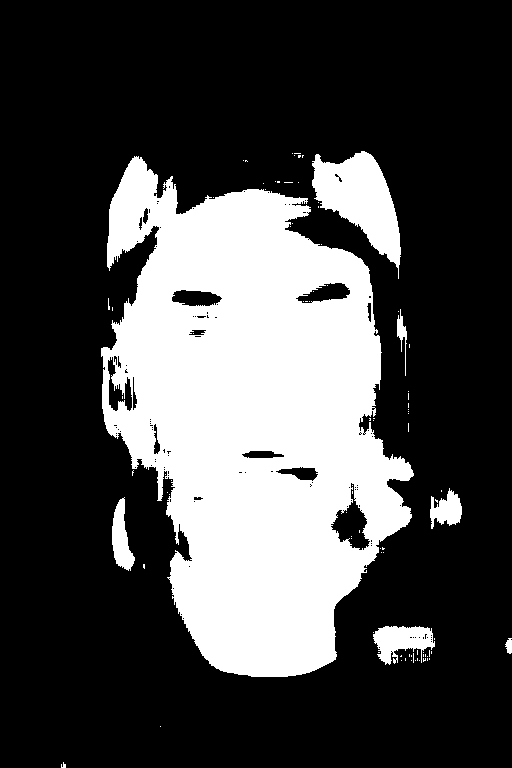
#> input picture Generate_Jaccard/Req_1_Early_Stopping/278.jpg, 512 x 768 px, found by its file name
$ python skinSegmentation_val.py   (Python 2 division)
#> lines starting #> are read from the running program, lines starting #| are printed output that depends on the picture; after the words box and inside, x2 and y2 are one past the last pixel; in counts of white or black regions, pixels touching at a corner belong together; long printed decimals are rounded
#!/usr/bin/env python
# coding=utf-8
import os
import numpy as np
import cv2 as cv

def data(directory):
  (db, Folders, img) = os.walk(directory).next()
  if(os.listdir(directory) == []):
      print('There is no image\n')
      exit(-1)
  else:
      return img

def segmentation(img,name,gt):
    ## Watershed transformation
    gray = cv.cvtColor(img,cv.COLOR_RGB2GRAY)
    ret, thresh = cv.threshold(gray,0,255,cv.THRESH_BINARY+cv.THRESH_OTSU)

    if thresh[364][256] == 0 and thresh[354][256] == 0 and thresh[374][256] == 0:
        ret, thresh = cv.threshold(gray,0,255,cv.THRESH_BINARY_INV+cv.THRESH_OTSU)
    # noise removal
    kernel = np.ones((3,3),np.uint8)
    opening = cv.morphologyEx(thresh,cv.MORPH_OPEN,kernel, iterations = 2)
    # sure background area
    sure_bg = cv.dilate(opening,kernel,iterations=3)
    # Finding sure foreground area
    dist_transform = cv.distanceTransform(opening,cv.DIST_L2,5)
    ret, sure_fg = cv.threshold(dist_transform,0.9*dist_transform.max(),255,0)
    # Finding unknown region
    sure_fg = np.uint8(sure_fg)
    unknown = cv.subtract(sure_bg,sure_fg)
    cv.imshow('skin',unknown)
    cv.waitKey(1000)
    cv.destroyAllWindows()
    ## BAckground removal
    if(jaccard(unknown,gt) < 50):
        mask = np.zeros(img.shape[:2],np.uint8)
        bgdModel = np.zeros((1,65),np.float64)
        fgdModel = np.zeros((1,65),np.float64)
        rect = (40,40,400,600)
        cv.grabCut(img,mask,rect,bgdModel,fgdModel,5,cv.GC_INIT_WITH_RECT)
        mask2 = np.where((mask==2)|(mask==0),0,1).astype('uint8')
        img = img*mask2[:,:,np.newaxis]
        gray = cv.cvtColor(img,cv.COLOR_RGB2GRAY)
        ret, img = cv.threshold(gray,0,255,cv.THRESH_BINARY+cv.THRESH_OTSU)

        cv.imshow('skin',img)
        cv.waitKey(1000)
        cv.destroyAllWindows()

        result = cv.bitwise_and(img,unknown, mask=None)
        cv.imshow('skin',result)
        cv.waitKey(1000)
        cv.destroyAllWindows()
        if(not os.walk('SkinDataset/ORI/Luv/')):
                os.mkdir('SkinDataset/ORI/Luv/results/')
        cv.imwrite('SkinDataset/ORI/Luv/results/{}'.format(name), result)
        return result
    else:
        if(not os.walk('SkinDataset/ORI/Luv/')):
                os.mkdir('SkinDataset/ORI/Luv/results/')
        cv.imwrite('SkinDataset/ORI/Luv/results/{}'.format(name), unknown)
        return unknown

def statistical_analysis(result,gt,name):
    true = 0
    false = 0
    white = 0
    i = 0
    h,w = result.shape[:2]
    for i in xrange(h):
        for j in xrange(w):
            if (result[i][j]/255 == gt[i][j].all() and gt[i][j].all() == 1):
                true+=1
            if (gt[i][j].all()==1):
                white+=1
    jac = jaccard(result,gt)
    ac = accuracy(white,true)
    print "\nJaccard Index value:  "+name
    print jac
    print "\nAccuracy value:       "+name
    print ac
    return jac, ac

def jaccard(result,gt):
    gray = cv.cvtColor(gt,cv.COLOR_RGB2GRAY)
    ret, gt = cv.threshold(gray,0,255,cv.THRESH_BINARY+cv.THRESH_OTSU)
    if(np.sum(np.array(cv.bitwise_or(result, gt, mask=None))) != 0 ):
        j = float(np.sum(cv.bitwise_and(result, gt, mask=None)))/float(np.sum(cv.bitwise_or(result, gt, mask=None)))
    else:
        j = 0
    return j

def accuracy(w,t):
    return float(t)/float(w)

def main():
    print "###################################################"
    print "             Opencv 3.4.1  -  Python 2             "
    print "Skin classifier based on image processing methods  "
    print "###################################################"
    print ("\n\nWait a second while the errors is being computed\n")

    #img_list = data(directory = 'SkinDataset/ORI/Luv')
    img_list = ['243.jpg','278.jpg']
    jaccard_index = []
    accuracy_percentage = []
    img_list_size = len(img_list)
    for i in xrange(img_list_size):
        img = cv.imread('SkinDataset/ORI/Luv/{}'.format(img_list[-1]))
#> img is the input picture: shape (768, 512, 3); min 0, max 255, mean 72.1
        gt = cv.imread('SkinDataset/GT/{}'.format(img_list[-1]))
        result = segmentation(img,img_list[-1],gt)
#> in segmentation, `ret, thresh = cv.threshold(gray,0,255,cv.THRESH_BINARY+cv.THRESH_OTSU)`: thresh: shape (768, 512); 28.3% white; 90 white regions (83 under 20 px), largest, box (x1, y1, x2, y2) and area: (101, 156, 414, 677) 102023, (312, 151, 401, 279) 5470, (373, 626, 435, 665) 1463
#> in segmentation, `ret, thresh = cv.threshold(gray,0,255,cv.THRESH_BINARY+cv.THRESH_OTSU)`: ret = 1
#> in segmentation, `opening = cv.morphologyEx(thresh,cv.MORPH_OPEN,kernel, iterations = 2)`:
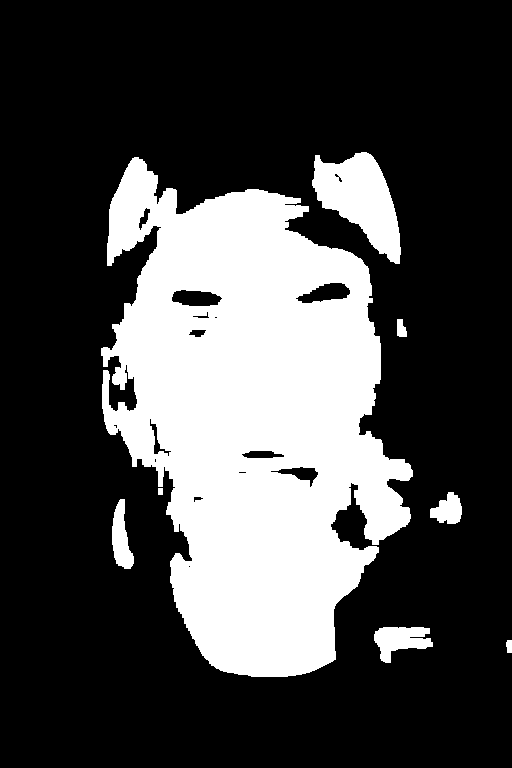
#> opening: shape (768, 512); 27.8% white; 8 white regions, largest, box (x1, y1, x2, y2) and area: (101, 157, 413, 677) 100839, (312, 152, 401, 264) 5387, (374, 627, 433, 663) 1284
#> in segmentation, `sure_bg = cv.dilate(opening,kernel,iterations=3)`:
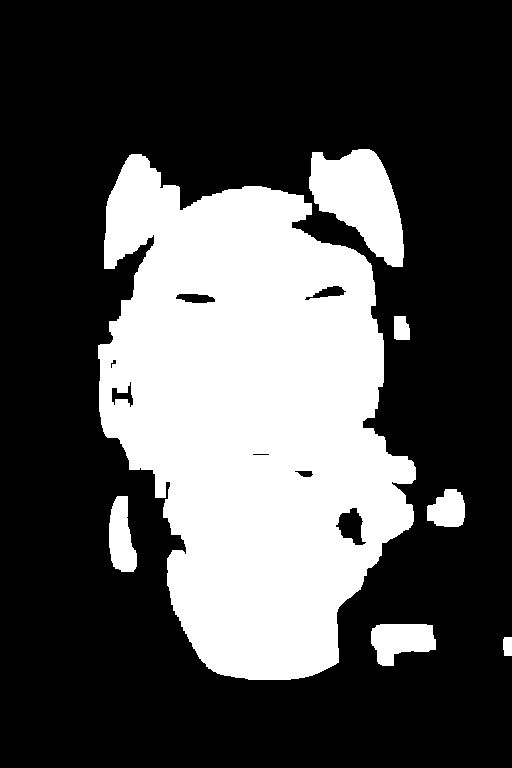
#> sure_bg: shape (768, 512); 31.1% white; 7 white regions, largest, box (x1, y1, x2, y2) and area: (98, 154, 416, 680) 110575, (309, 149, 404, 267) 6704, (371, 624, 436, 666) 1943
#> in segmentation, `dist_transform = cv.distanceTransform(opening,cv.DIST_L2,5)`:
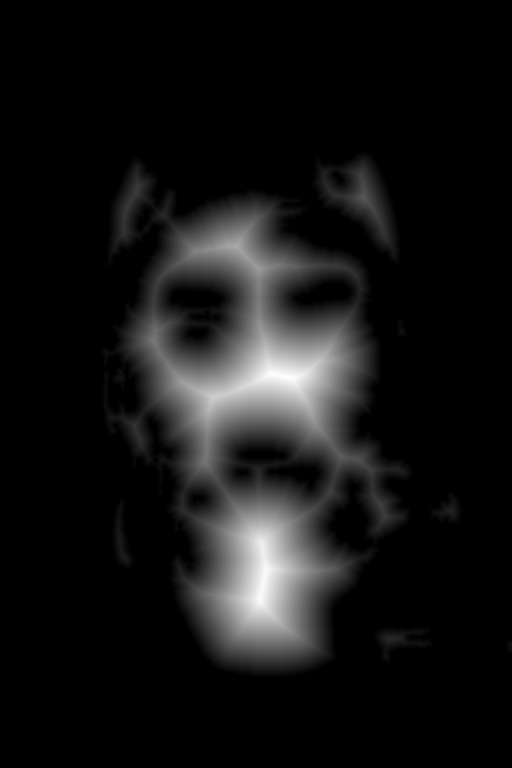
#> dist_transform: shape (768, 512) float32; min 0, max 77.54, mean 6.3; drawn with min black and max white
#> in segmentation, `ret, sure_fg = cv.threshold(dist_transform,0.9*dist_transform.max(),25..`:
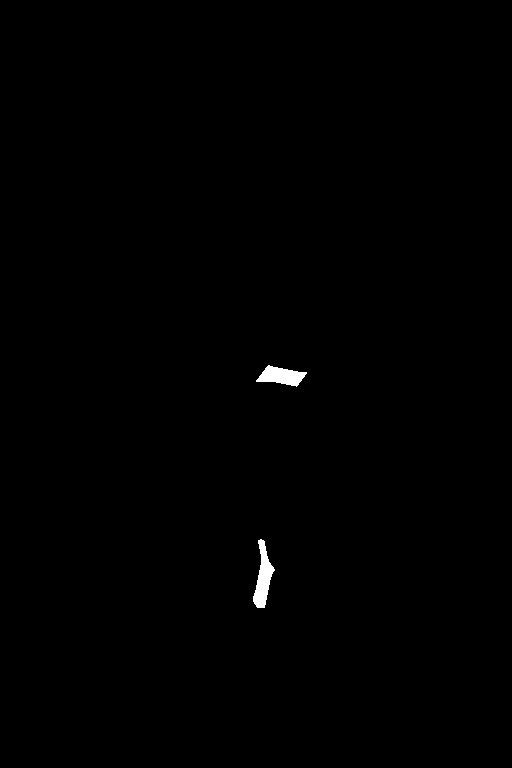
#> sure_fg: shape (768, 512) float32; 0.35% white; 2 white regions, box (x1, y1, x2, y2) and area: (253, 539, 275, 608) 741, (256, 365, 307, 387) 640
#> in segmentation, `ret, sure_fg = cv.threshold(dist_transform,0.9*dist_transform.max(),25..`: ret = 69.79
#> in segmentation, `unknown = cv.subtract(sure_bg,sure_fg)`:
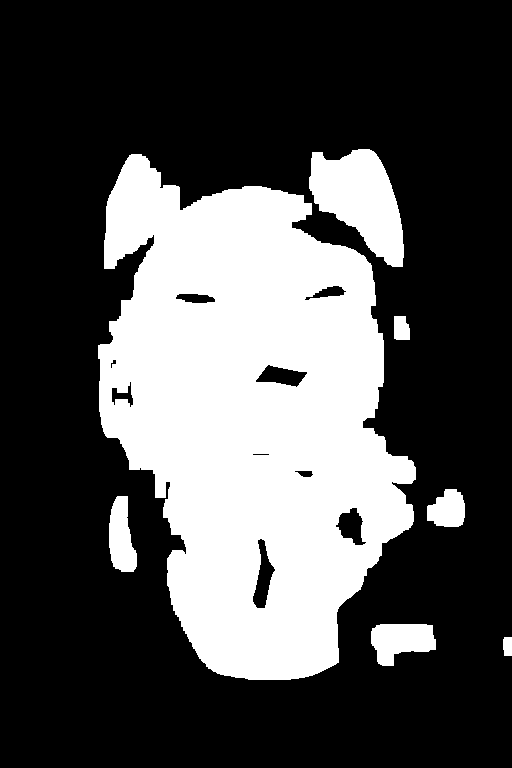
#> unknown: shape (768, 512); 30.8% white; 7 white regions, largest, box (x1, y1, x2, y2) and area: (98, 154, 416, 680) 109194, (309, 149, 404, 267) 6704, (371, 624, 436, 666) 1943
#> in jaccard, `ret, gt = cv.threshold(gray,0,255,cv.THRESH_BINARY+cv.THRESH_OTSU)`: ret = 1
#> in jaccard, `j = float(np.sum(cv.bitwise_and(result, gt, mask=None)))/float(np.sum(..`: j = 0.889
#> in segmentation, `mask = np.zeros(img.shape[:2],np.uint8)`: mask: shape (768, 512); every value is 0
#> in segmentation, `mask2 = np.where((mask==2)|(mask==0),0,1).astype('uint8')`:
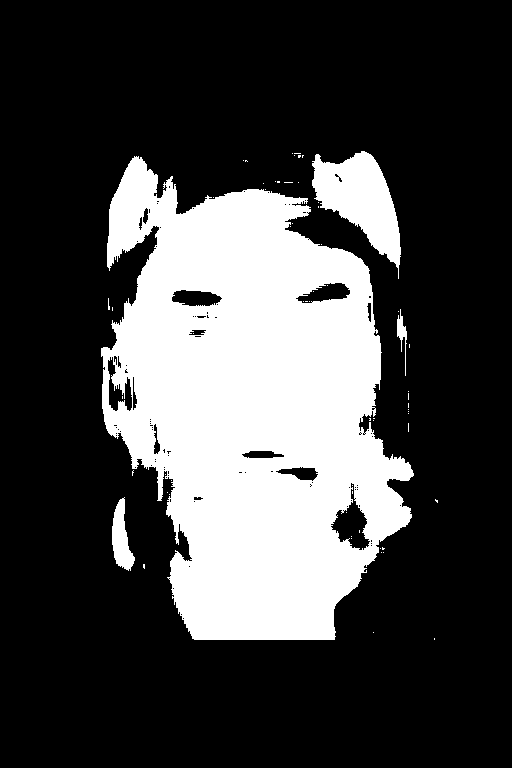
#> mask2: shape (768, 512); values 0 (black) and 1 (white), 26.6% white; 63 white regions (59 under 20 px), largest, box (x1, y1, x2, y2) and area: (101, 156, 414, 640) 97674, (312, 151, 401, 279) 5470, (112, 497, 135, 571) 948, (397, 309, 407, 376) 230
#> in segmentation, `ret, img = cv.threshold(gray,0,255,cv.THRESH_BINARY+cv.THRESH_OTSU)`: ret = 0
#> in segmentation, `result = cv.bitwise_and(img,unknown, mask=None)`:
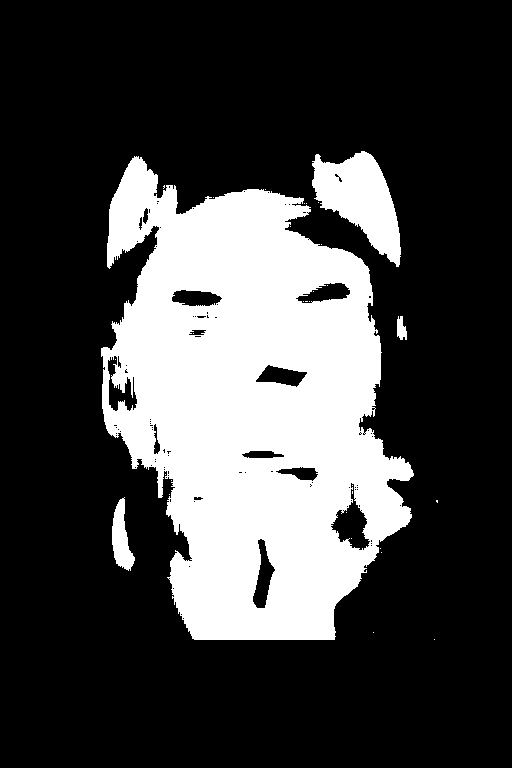
#> result: shape (768, 512); 26.1% white; 31 white regions (27 under 20 px), largest, box (x1, y1, x2, y2) and area: (101, 156, 414, 640) 96087, (312, 151, 401, 267) 5457, (112, 497, 135, 571) 948, (397, 316, 407, 340) 173
        j,a = statistical_analysis(result,gt,img_list[-1])
#> in statistical_analysis, `jac = jaccard(result,gt)`: jac = 0.923
#| 0.9232
#| 0.9187
#> j = 0.923; a = 0.919
        jaccard_index.append(j)
        accuracy_percentage.append(a)
        j = 0
        a = 0
        del img_list[-1]
#> pass 2 of the loop in main, `for i in xrange(img_list_size):`:
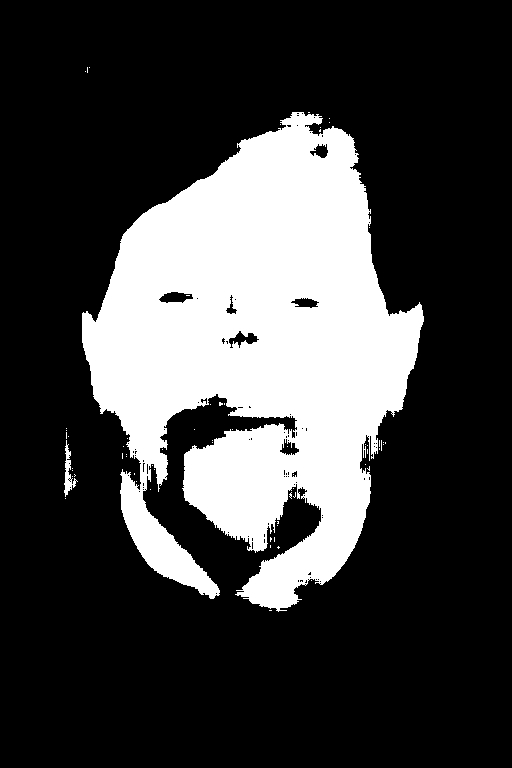
#> input picture Generate_Jaccard/Req_1_Early_Stopping/243.jpg, 512 x 768 px, found by its file name
#> in main, img is the input picture: shape (768, 512, 3); min 0, max 255, mean 64.7
#> thresh: shape (768, 512); 25.4% white; 64 white regions (62 under 20 px), largest, box (x1, y1, x2, y2) and area: (82, 112, 424, 612) 99382, (64, 440, 78, 497) 274
#> in segmentation (call 2), `ret, thresh = cv.threshold(gray,0,255,cv.THRESH_BINARY+cv.THRESH_OTSU)`: ret = 1
#> opening: shape (768, 512); 24.9% white; 5 white regions, box (x1, y1, x2, y2) and area: (82, 112, 424, 608) 93851, (121, 474, 219, 598) 3967, (140, 472, 147, 483) 76, (65, 481, 72, 491) 60, (371, 447, 376, 452) 25
#> sure_bg: shape (768, 512); 27.6% white; 3 white regions, box (x1, y1, x2, y2) and area: (79, 109, 427, 611) 102933, (118, 469, 222, 601) 5542, (62, 478, 75, 494) 198
#> in segmentation (call 2), `ret, sure_fg = cv.threshold(dist_transform,0.9*dist_transform.max(),25..`:
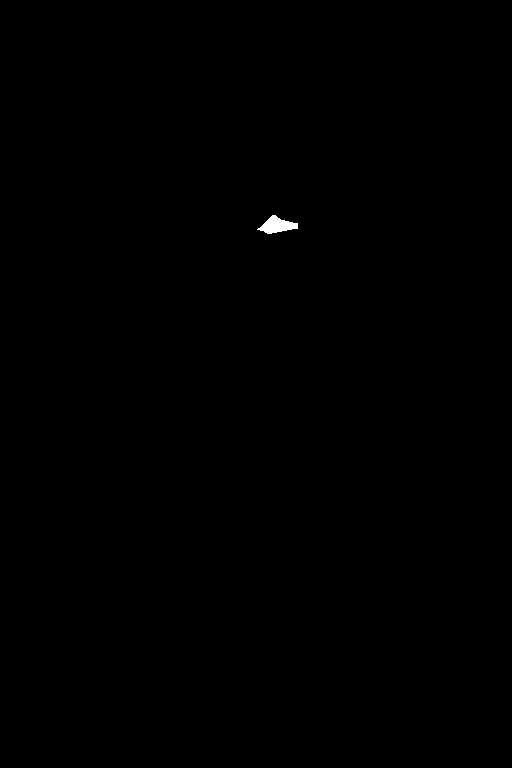
#> sure_fg: shape (768, 512) float32; 0.11% white; 1 white region, box (x1, y1, x2, y2) and area: (257, 215, 298, 234) 428
#> in segmentation (call 2), `ret, sure_fg = cv.threshold(dist_transform,0.9*dist_transform.max(),25..`: ret = 70.66
#> unknown: shape (768, 512); 27.5% white; 3 white regions, box (x1, y1, x2, y2) and area: (79, 109, 427, 611) 102505, (118, 469, 222, 601) 5542, (62, 478, 75, 494) 198
#> mask2: shape (768, 512); values 0 (black) and 1 (white), 25.4% white; 64 white regions (62 under 20 px), largest, box (x1, y1, x2, y2) and area: (82, 112, 424, 612) 99418, (64, 440, 78, 497) 274
#> in segmentation (call 2), `ret, img = cv.threshold(gray,0,255,cv.THRESH_BINARY+cv.THRESH_OTSU)`: ret = 1
#> in segmentation (call 2), `result = cv.bitwise_and(img,unknown, mask=None)`:
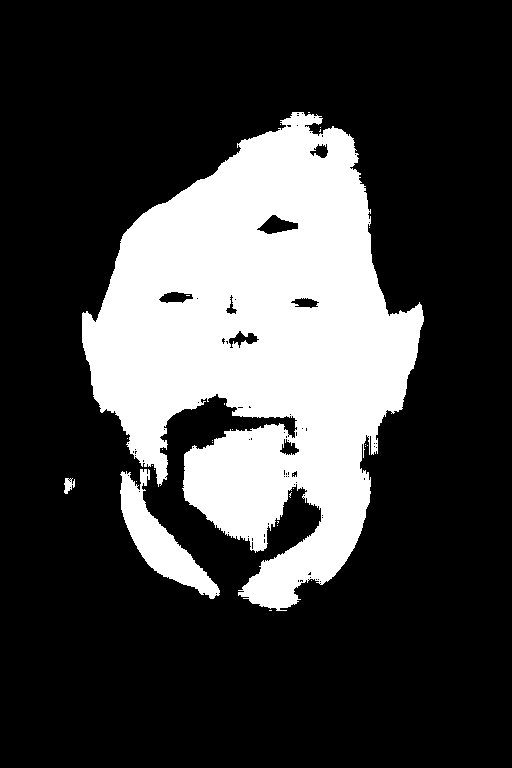
#> result: shape (768, 512); 25.1% white; 28 white regions (25 under 20 px), largest, box (x1, y1, x2, y2) and area: (82, 112, 424, 611) 94540, (120, 469, 220, 599) 4178, (64, 478, 75, 494) 112
#| 0.9905
#| 0.986
#> in main, `j,a = statistical_analysis(result,gt,img_list[-1])`: j = 0.99; a = 0.986
    print "\n\nMean jaccard:"
    print np.mean(jaccard_index)
#| 0.9568
    print np.std(jaccard_index)
#| 0.03365
    print "\n\nMean Accuracy:"
    print np.mean(accuracy_percentage)
#| 0.9524
    print np.std(accuracy_percentage)
#| 0.03363
main()
